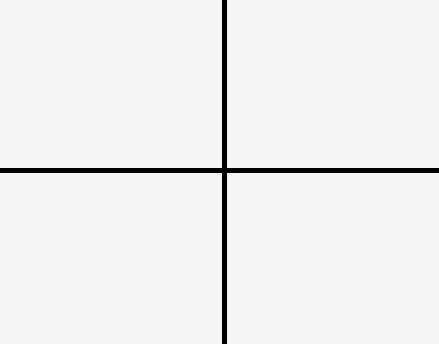
#> input picture autonomouscars/computer_vision2/horizontal_vertical.jpg, 439 x 344 px
$ jupyter execute --allow-errors 'Lecture 5.10 Line Detection using Hough transform.ipynb'
#> lines starting #> are read from the running program, lines starting #| are printed output that depends on the picture
## CODE TO DETECT LINES IN IMAGE


[cell 1]
import cv2
import numpy as np
import matplotlib.pyplot as plt

[cell 2]
image_c = cv2.imread('horizontal_vertical.jpg')
#> image_c is the input picture: shape (344, 439, 3); min 0, max 250, mean 238.7
# image_c = cv2.imread('calendar.jpg')

cv2.imshow('Given Image', image_c)
cv2.waitKey(0)
cv2.destroyAllWindows()

[cell 3]
plt.imshow(image_c)

[cell 4]
image_g = cv2.cvtColor(image_c, cv2.COLOR_BGR2GRAY)
image_canny = cv2.Canny(image_g, 50, 200, apertureSize = 3)
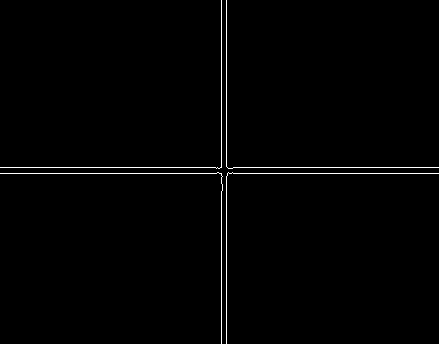
#> image_canny: shape (344, 439); 1% white in thin lines or dots
image_canny

[cell 5]
cv2.imshow('canny image', image_canny)
cv2.waitKey(0)
cv2.destroyAllWindows()

[cell 6]
# rho accuracy of 1 pixel and theta accuracy of np.pi / 180 (1 degree)
# threshold is number of points on line
# Try 300, 400 and 500
lines = cv2.HoughLines(image_canny, 1, np.pi/180, 300)
#> lines = [[173, 1.57], [167, 1.57], [226, 0], [221, 0]]

[cell 7]
lines
#> Out = [[173, 1.57], [167, 1.57], [226, 0], [221, 0]]
# Note that 1.57 rad is 89.95437
# Note that rho was the distance from the origin

[cell 8]
len(lines)
#> Out = 4

[cell 9]
lines.shape
#> Out = (4, 1, 2)


$ run again, with autonomouscars/computer_vision2/calendar.jpg copied over autonomouscars/computer_vision2/horizontal_vertical.jpg
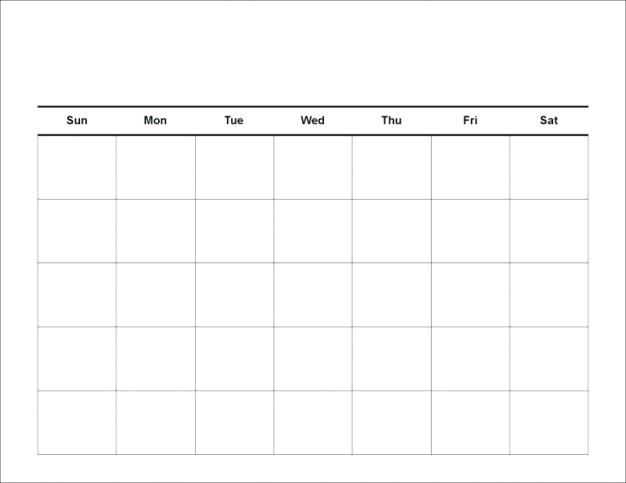
#> input picture autonomouscars/computer_vision2/calendar.jpg, 626 x 483 px
#> image_c is the input picture: shape (483, 626, 3); mean B, G, R 251.1, 251.1, 251
#> `image_canny = cv2.Canny(image_g, 50, 200, apertureSize = 3)`:
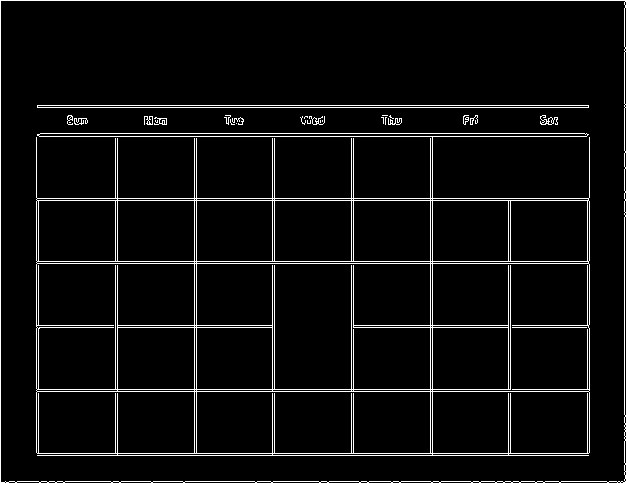
#> image_canny: shape (483, 626); 5% white in thin lines or dots
#> lines = 30 rows, first 8: [0, 1.57], [481, 1.57], [105, 1.57], [107, 1.57], [198, 1.57], [200, 1.57], [261, 1.57], [263, 1.57]
#> `lines`: Out has the same summary as lines
#> `len(lines)`: Out = 30
